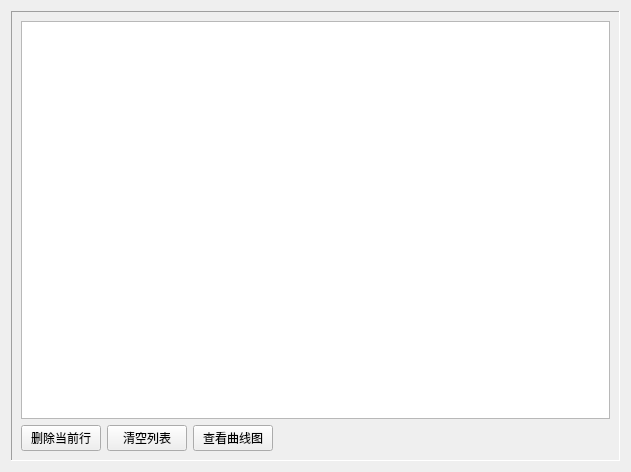
<?xml version="1.0" encoding="UTF-8"?>
<ui version="4.0">
 <class>FormGroup</class>
 <widget class="QWidget" name="FormGroup">
  <property name="geometry">
   <rect>
    <x>0</x>
    <y>0</y>
    <width>631</width>
    <height>472</height>
   </rect>
  </property>
  <property name="windowTitle">
   <string>Form</string>
  </property>
  <layout class="QGridLayout" name="gridLayout">
   <item row="0" column="0">
    <widget class="QFrame" name="frame">
     <property name="frameShape">
      <enum>QFrame::Panel</enum>
     </property>
     <property name="frameShadow">
      <enum>QFrame::Sunken</enum>
     </property>
     <layout class="QGridLayout" name="gridLayout_2">
      <item row="1" column="0">
       <widget class="QTableWidget" name="tableWidget"/>
      </item>
      <item row="2" column="0">
       <layout class="QHBoxLayout" name="horizontalLayout">
        <item>
         <widget class="QPushButton" name="btnDelete">
          <property name="text">
           <string>删除当前行</string>
          </property>
         </widget>
        </item>
        <item>
         <widget class="QPushButton" name="btnDeleteAll">
          <property name="text">
           <string>清空列表</string>
          </property>
          <property name="icon">
           <iconset resource="logo.qrc">
            <normaloff>:/Images/del.png</normaloff>:/Images/del.png</iconset>
          </property>
         </widget>
        </item>
        <item>
         <widget class="QPushButton" name="btnShowChart">
          <property name="text">
           <string>查看曲线图</string>
          </property>
         </widget>
        </item>
        <item>
         <spacer name="horizontalSpacer">
          <property name="orientation">
           <enum>Qt::Horizontal</enum>
          </property>
          <property name="sizeHint" stdset="0">
           <size>
            <width>40</width>
            <height>20</height>
           </size>
          </property>
         </spacer>
        </item>
       </layout>
      </item>
     </layout>
    </widget>
   </item>
  </layout>
 </widget>
 <resources>
  <include location="logo.qrc"/>
 </resources>
 <connections/>
</ui>
